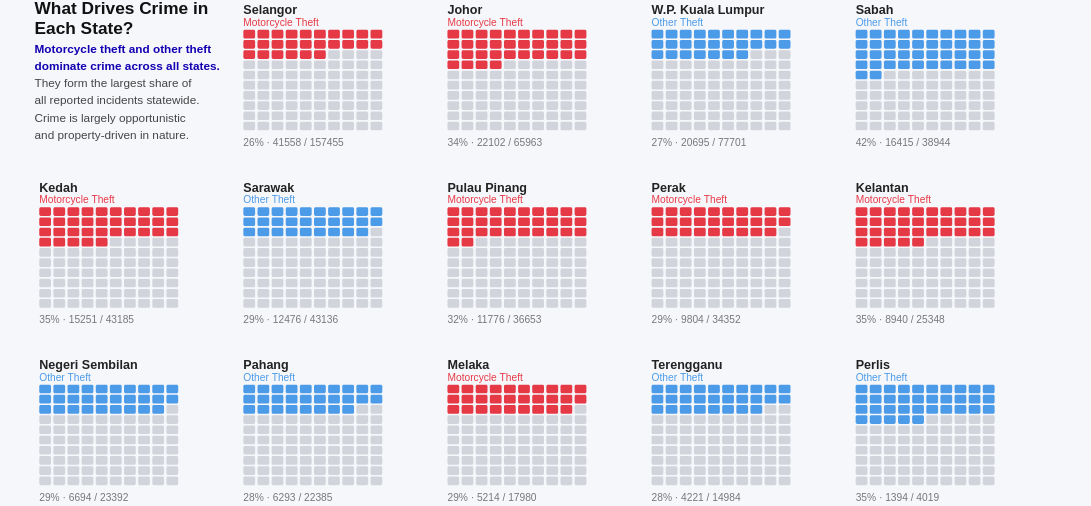

This figure's Vega-Lite source:
### Vega specification from a JSON file in a GitHub repository (floating-point values rounded to 4 significant figures)
{"$schema": "https://vega.github.io/schema/vega/v5.json", "height": 600, "width": 1080, "background": "#f6f7fb", "data": [{"name": "raw", "values": [{"id": 1, "state": "Selangor", "type": "theft_vehicle_motorcycle", "crimes": 41558, "total": 157455, "pct": 26, "color": "#E63946", "gx": 280, "gy": 4}, {"id": 2, "state": "Johor", "type": "theft_vehicle_motorcycle", "crimes": 22102, "total": 65963, "pct": 34, "color": "#E63946", "gx": 540, "gy": 4}, {"id": 3, "state": "W.P. Kuala Lumpur", "type": "theft_other", "crimes": 20695, "total": 77701, "pct": 27, "color": "#4C9BE8", "gx": 800, "gy": 4}, {"id": 4, "state": "Sabah", "type": "theft_other", "crimes": 16415, "total": 38944, "pct": 42, "color": "#4C9BE8", "gx": 1060, "gy": 4}, {"id": 5, "state": "Kedah", "type": "theft_vehicle_motorcycle", "crimes": 15251, "total": 43185, "pct": 35, "color": "#E63946", "gx": 20, "gy": 230}, {"id": 6, "state": "Sarawak", "type": "theft_other", "crimes": 12476, "total": 43136, "pct": 29, "color": "#4C9BE8", "gx": 280, "gy": 230}, {"id": 7, "state": "Pulau Pinang", "type": "theft_vehicle_motorcycle", "crimes": 11776, "total": 36653, "pct": 32, "color": "#E63946", "gx": 540, "gy": 230}, {"id": 8, "state": "Perak", "type": "theft_vehicle_motorcycle", "crimes": 9804, "total": 34352, "pct": 29, "color": "#E63946", "gx": 800, "gy": 230}, {"id": 9, "state": "Kelantan", "type": "theft_vehicle_motorcycle", "crimes": 8940, "total": 25348, "pct": 35, "color": "#E63946", "gx": 1060, "gy": 230}, {"id": 10, "state": "Negeri Sembilan", "type": "theft_other", "crimes": 6694, "total": 23392, "pct": 29, "color": "#4C9BE8", "gx": 20, "gy": 456}, {"id": 11, "state": "Pahang", "type": "theft_other", "crimes": 6293, "total": 22385, "pct": 28, "color": "#4C9BE8", "gx": 280, "gy": 456}, {"id": 12, "state": "Melaka", "type": "theft_vehicle_motorcycle", "crimes": 5214, "total": 17980, "pct": 29, "color": "#E63946", "gx": 540, "gy": 456}, {"id": 13, "state": "Terengganu", "type": "theft_other", "crimes": 4221, "total": 14984, "pct": 28, "color": "#4C9BE8", "gx": 800, "gy": 456}, {"id": 14, "state": "Perlis", "type": "theft_other", "crimes": 1394, "total": 4019, "pct": 35, "color": "#4C9BE8", "gx": 1060, "gy": 456}]}, {"name": "cells", "source": "raw", "transform": [{"type": "formula", "expr": "sequence(0, 100)", "as": "cellRange"}, {"type": "flatten", "fields": ["cellRange"], "as": ["cellIndex"]}, {"type": "formula", "expr": "datum.cellIndex % 10", "as": "col"}, {"type": "formula", "expr": "9 - floor(datum.cellIndex / 10)", "as": "row"}, {"type": "formula", "expr": "datum.cellIndex < datum.pct ? datum.color : '#d1d5db'", "as": "fillColor"}]}], "marks": [{"type": "text", "encode": {"enter": {"text": {"value": "What Drives Crime in"}, "x": {"value": 44}, "y": {"value": 14}, "fontSize": {"value": 22}, "fontWeight": {"value": "bold"}, "fill": {"value": "#111111"}}}}, {"type": "text", "encode": {"enter": {"text": {"value": "Each State?"}, "x": {"value": 44}, "y": {"value": 39}, "fontSize": {"value": 22}, "fontWeight": {"value": "bold"}, "fill": {"value": "#111111"}}}}, {"type": "text", "encode": {"enter": {"text": {"value": "Motorcycle theft and other theft"}, "x": {"value": 44}, "y": {"value": 63}, "fontSize": {"value": 15}, "fontWeight": {"value": "bold"}, "fill": {"value": "#1301b1"}}}}, {"type": "text", "encode": {"enter": {"text": {"value": "dominate crime across all states."}, "x": {"value": 44}, "y": {"value": 85}, "fontSize": {"value": 15}, "fontWeight": {"value": "bold"}, "fill": {"value": "#1301b1"}}}}, {"type": "text", "encode": {"enter": {"text": {"value": "They form the largest share of"}, "x": {"value": 44}, "y": {"value": 107}, "fontSize": {"value": 15}, "fill": {"value": "#444444"}}}}, {"type": "text", "encode": {"enter": {"text": {"value": "all reported incidents statewide."}, "x": {"value": 44}, "y": {"value": 129}, "fontSize": {"value": 15}, "fill": {"value": "#444444"}}}}, {"type": "text", "encode": {"enter": {"text": {"value": "Crime is largely opportunistic"}, "x": {"value": 44}, "y": {"value": 151}, "fontSize": {"value": 15}, "fill": {"value": "#444444"}}}}, {"type": "text", "encode": {"enter": {"text": {"value": "and property-driven in nature."}, "x": {"value": 44}, "y": {"value": 173}, "fontSize": {"value": 15}, "fill": {"value": "#444444"}}}}, {"type": "group", "from": {"facet": {"name": "facetCells", "data": "cells", "groupby": ["id", "state", "gx", "gy", "type", "pct", "crimes", "total", "color"]}}, "encode": {"enter": {"x": {"signal": "datum.gx + 30"}, "y": {"signal": "datum.gy"}, "width": {"value": 300}, "height": {"value": 185}}}, "marks": [{"type": "text", "encode": {"enter": {"text": {"signal": "parent.state"}, "x": {"value": 0}, "y": {"value": 10}, "fontSize": {"value": 16}, "fontWeight": {"value": "bold"}, "fill": {"value": "#222222"}}}}, {"type": "text", "encode": {"enter": {"text": {"signal": "parent.type === 'theft_vehicle_motorcycle' ? 'Motorcycle Theft' : 'Other Theft'"}, "x": {"value": 0}, "y": {"value": 25}, "fontSize": {"value": 13}, "fill": {"signal": "parent.color"}}}}, {"type": "text", "encode": {"enter": {"text": {"signal": "parent.pct + '% · ' + parent.crimes + ' / ' + parent.total"}, "x": {"value": 0}, "y": {"value": 178}, "fontSize": {"value": 13}, "fill": {"value": "#777777"}}}}, {"type": "rect", "from": {"data": "facetCells"}, "encode": {"enter": {"x": {"signal": "datum.col * 18"}, "y": {"signal": "30 + (9 - datum.row) * 13"}, "width": {"value": 15}, "height": {"value": 11}, "cornerRadius": {"value": 2}, "fill": {"field": "fillColor"}}}}]}]}
